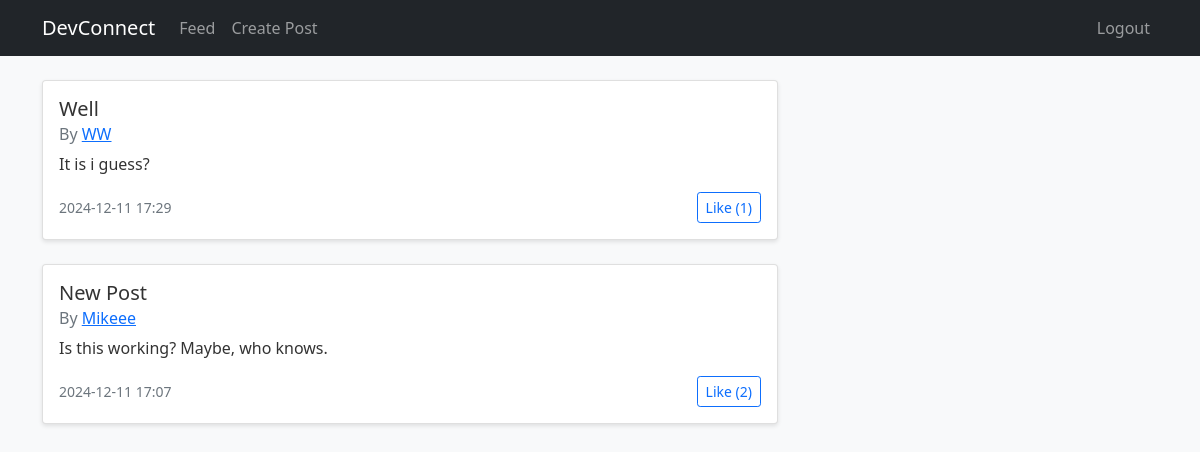
The app's page /feed (signed in) with its own data.
### models/post.py (models this page shows)
class Post(db.Model):
    id = db.Column(db.Integer, primary_key=True)
    title = db.Column(db.String(100), nullable=False)
    content = db.Column(db.Text, nullable=False)
    created_at = db.Column(db.DateTime, default=datetime.utcnow)
    user_id = db.Column(db.Integer, db.ForeignKey('user.id'), nullable=False)
    likes = db.relationship('User', secondary='post_likes', backref='liked_posts')
    comments = db.relationship('Comment', backref='parent_post', lazy=True)
    user = db.relationship('User', foreign_keys=[user_id])

### models/user.py (models this page shows, shortened)
class User(UserMixin, db.Model):
    id = db.Column(db.Integer, primary_key=True)
    username = db.Column(db.String(80), unique=True, nullable=False)
    email = db.Column(db.String(120), unique=True, nullable=False)
    password_hash = db.Column(db.String(128))
    created_at = db.Column(db.DateTime, default=datetime.utcnow)
    posts = db.relationship('Post', backref='author', lazy=True)
    followed = db.relationship(
        'User', secondary=followers,
        primaryjoin=(followers.c.follower_id == id),
        secondaryjoin=(followers.c.followed_id == id),
        backref=db.backref('followers', lazy='dynamic'),
        lazy='dynamic'
    )

### routes/post.py (the view)
@post_bp.route('/feed')
@login_required
def feed():
    posts = Post.query.order_by(Post.created_at.desc()).all()
    return render_template('posts/feed.html', posts=posts)

### app.py (called while the page is built)
def create_app():
    app = Flask(__name__)
    app.config.from_object(Config)
    csrf = CSRFProtect(app)
    db.init_app(app)
    migrate = Migrate(app, db)
    login_manager = LoginManager()
    login_manager.init_app(app)
    login_manager.login_view = 'auth.login'
    @login_manager.user_loader
    def load_user(user_id):
        return User.query.get(int(user_id))
    from routes.auth import auth_bp
    from routes.post import post_bp
    app.register_blueprint(auth_bp)
    app.register_blueprint(post_bp)
    @app.route('/')
    def index():
        return redirect(url_for('auth.login'))
    return app

### templates/posts/feed.html (shortened to what this page needs)
{% extends "base.html" %}
{% block content %}
<div class="row">
    <div class="col-md-8">
        {% for post in posts %}
        <div class="card mb-4">
            <div class="card-body">
                <h5 class="card-title">{{ post.title }}</h5>
                <h6 class="card-subtitle mb-2 text-muted">By
                    <a href="{{ url_for('auth.profile', user_id=post.author.id) }}">
                        {{ post.author.username }}
                    </a>
                </h6>
                <p class="card-text">{{ post.content }}</p>
                <div class="d-flex justify-content-between align-items-center">
                    <small class="text-muted">{{ post.created_at.strftime('%Y-%m-%d %H:%M') }}</small>
                    <form class="like-form" data-post-id="{{ post.id }}">
                        <button type="button" class="btn btn-outline-primary btn-sm like-button"
                                onclick="likePost({{ post.id }})">
                            Like (<span id="like-count-{{ post.id }}">{{ post.likes|length }}</span>)
                        </button>
                    </form>
                </div>
            </div>
        </div>
        {% endfor %}
    </div>
</div>
{% endblock %}

### static/css/main.css (style rules this page uses)
:root { --primary-color: #2c3e50; --secondary-color: #3498db; --background-color: #f8f9fa; --text-color: #333; }
body { background-color: var(--background-color); color: var(--text-color); }
.card { box-shadow: 0 2px 4px rgba(0,0,0,0.1); transition: transform 0.2s; }
.like-button { transition: all 0.3s ease; }

### records on screen
Post: title "Well", author.username "WW", content "It is i guess?", created_at "2024-12-11 17:29", likes|length "1"
Post: title "New Post", author.username "Mikeee", content "Is this working? Maybe, who knows.", created_at "2024-12-11 17:07", likes|length "2"
